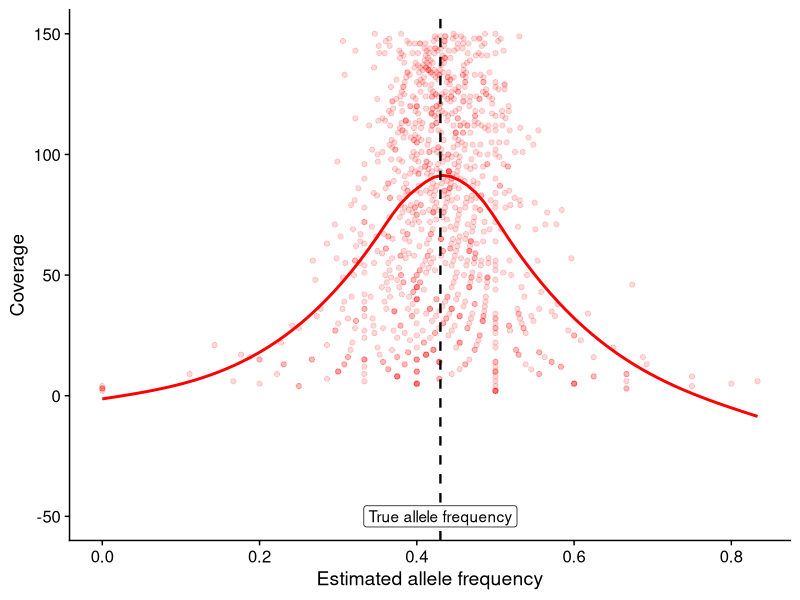

The R source for this figure:
## ---- chunk 1
# load dependencies
library(ggplot2)
library(tidyverse)
library(purrr)
library(cowplot)
set.seed(172452)
## ---- chunk 2
# how to simulate coverage
## rbinom(1, cvg, AFtrue) / cvg
## output is estimated AF

cvg <- 20
trueAF <- 0.43

estAF <- rbinom(1,cvg,trueAF) / cvg
estAF
## ---- chunk 3
# function calculating estimated allele frequency
estAF <- function(cvg,trueAF){
  est <- rbinom(1,cvg,trueAF) / cvg
  return(est)
}
## ---- chunk 4
#| label: fig-allele-covg
#| fig-cap: Variability in allele frequency estimations due to coverage. 
#| warning: false

# run this n times, scale up 
n <- 1000
tru <- 0.43
cvg <- sample(2:150,n,replace = TRUE)
af <- tibble(
  "cvg" = cvg,
  "trueAF" = rep(tru,times=n)
)

af$estAF <- af %>% pmap(estAF) %>% unlist()

# plot estimated allele frequency by coverage
plt <- af %>% ggplot(aes(x = estAF, y = cvg)) +
  geom_point(alpha = 0.15,colour="red") +
  geom_smooth(method = "gam", colour = "red",se = FALSE) +
  geom_vline(xintercept=tru, size = 0.8,linetype = "dashed") +
  labs(x = "Estimated allele frequency", y = "Coverage") +
  annotate("label",x = tru, y = -50, label = "True allele frequency") +
  theme_cowplot()
plt
